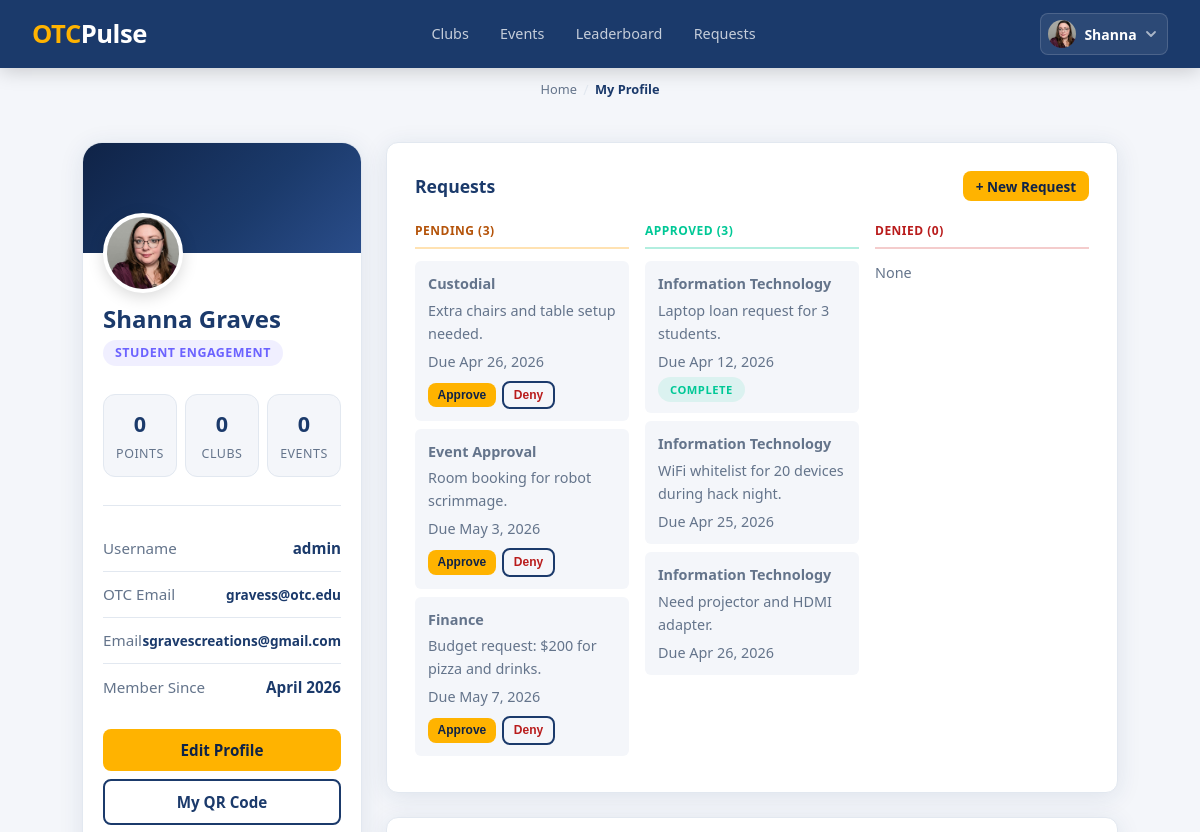
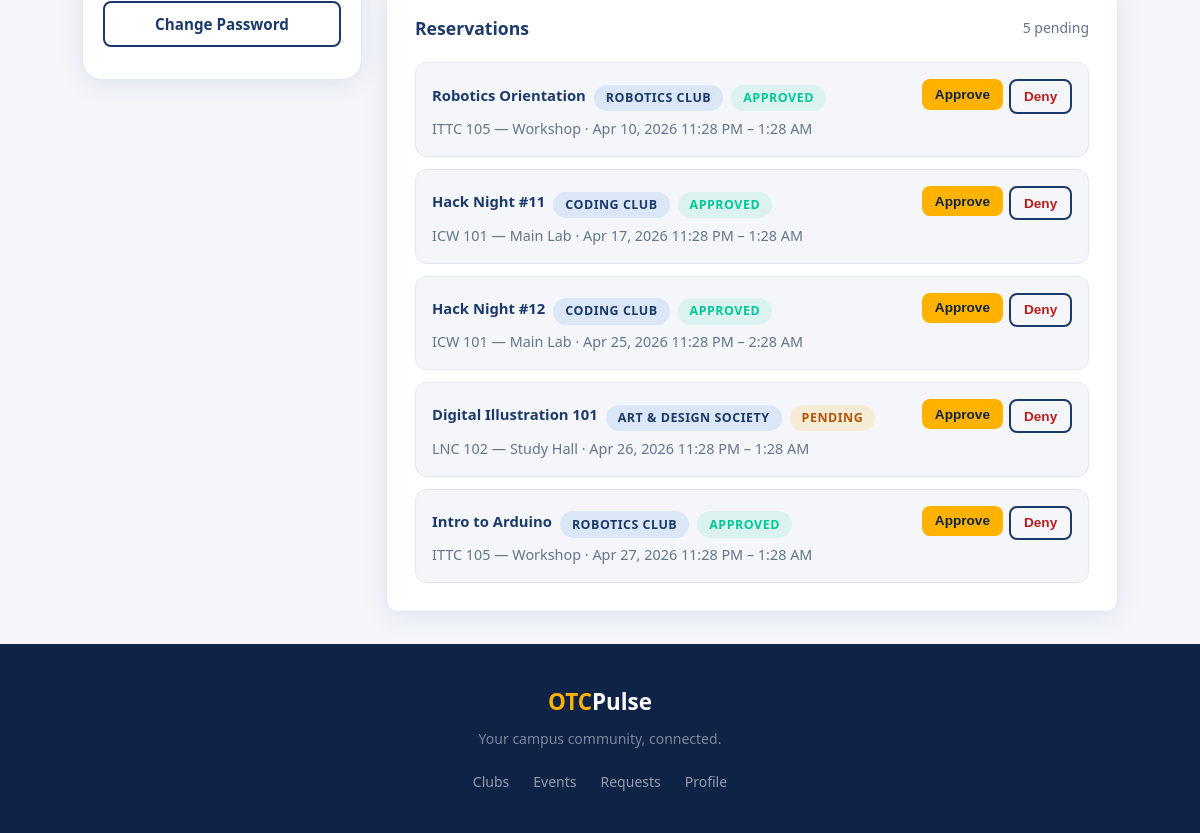
/account/profile/ (signed in), run on an earlier commit of the app's database (2 pictures, top to bottom).
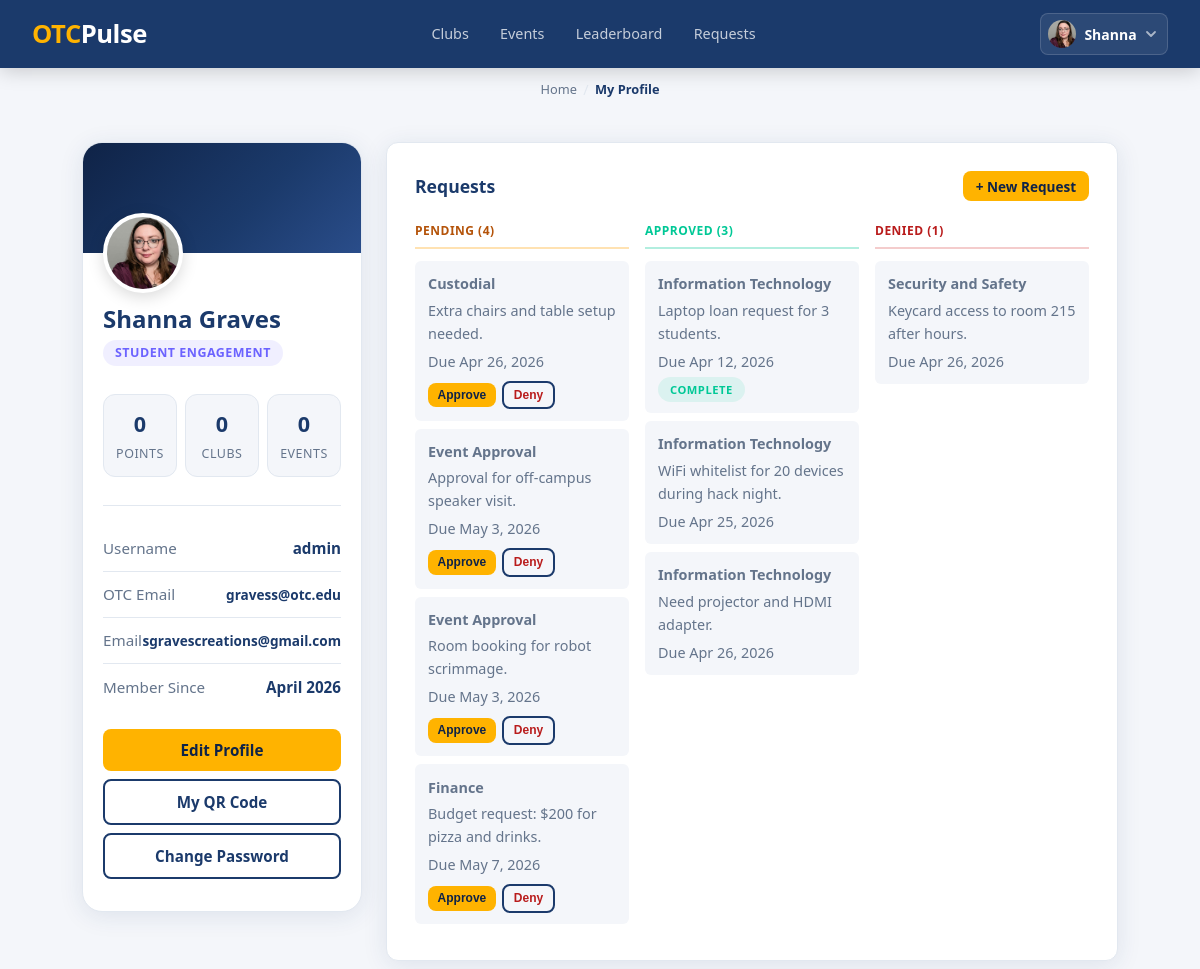
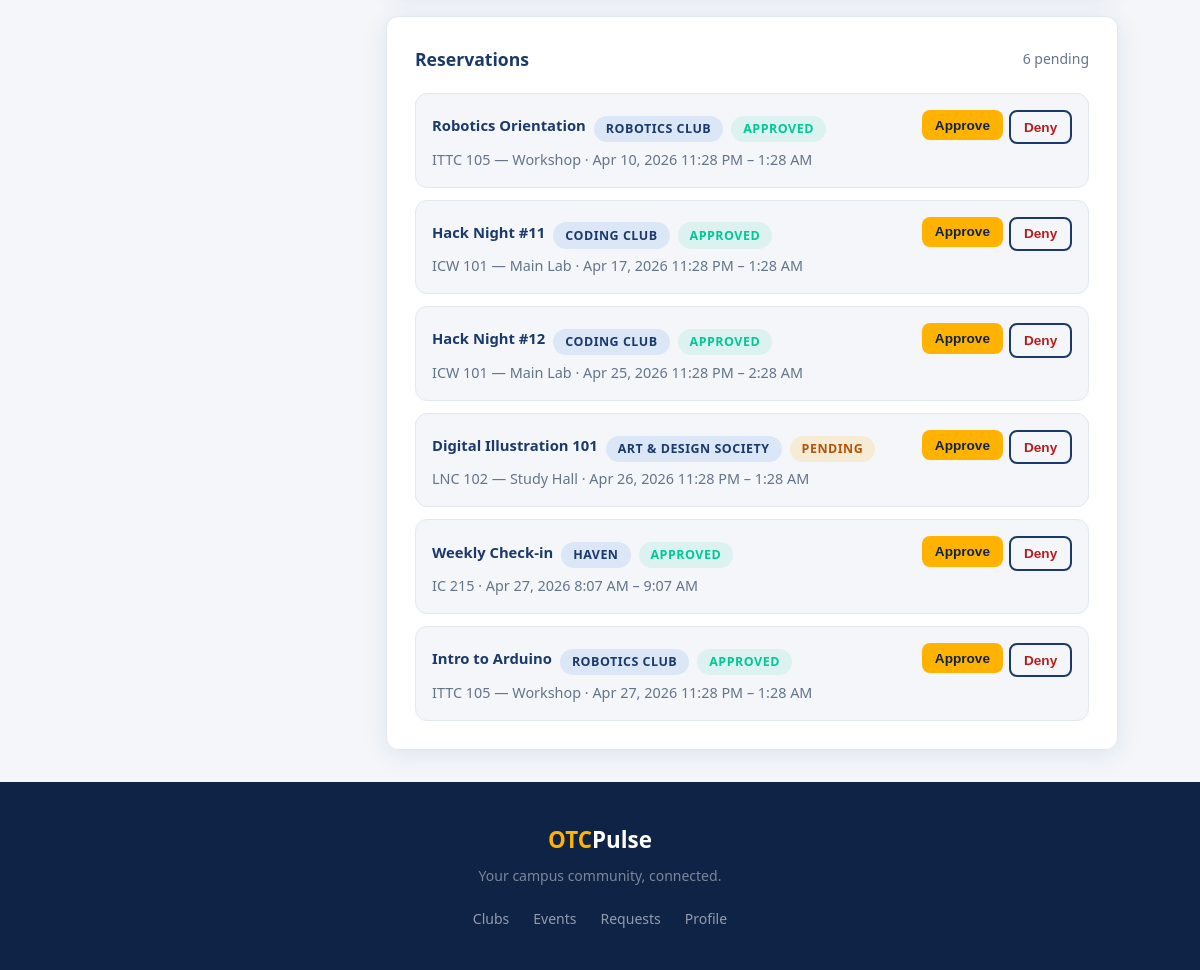
And on a later commit of the database (2 pictures, top to bottom).
### bulletin_board/models.py (models this page shows)
class Request(models.Model):
    club = models.ForeignKey(
        Club,
        on_delete=models.CASCADE,
        related_name='requests'
    )
    event = models.ForeignKey(
        'clubhouse.Event',
        null=True, blank=True,
        on_delete=models.CASCADE,
        related_name='approval_requests'
    )
    class Type(models.TextChoices):
        IT = 'IT','Information Technology'
        MONEY = 'FINANCE', 'Finance'
        CLEAN = 'CUSTODIAL','Custodial'
        SAFE = 'SECURITY','Security and Safety'
        EVENT = 'EVENT', 'Event Approval'
        OTHER = 'OTHER', 'See notes'
    type = models.CharField(max_length=10, choices=Type.choices)
    notes = models.TextField()
    complete = models.BooleanField(default=False)
    created = models.DateTimeField(auto_now_add=True)
    updated = models.DateTimeField(auto_now=True)
    due_date = models.DateTimeField(default=timezone.now)
    class Approval(models.TextChoices):
        DENIED = 'X','Denied'
        APPROVED = 'O','Approved'
        PENDING = '-','Pending'
    approval_status = models.CharField(max_length=1,choices=Approval.choices, default=Approval.PENDING)

class Reservation(models.Model):
    club = models.ForeignKey(
        Club,
        on_delete=models.CASCADE,
        related_name='reservations'
    )
    location = models.ForeignKey(
        Location,
        on_delete=models.PROTECT,
        related_name='reservations'
    )
    start_time = models.DateTimeField()
    end_time = models.DateTimeField()
    event = models.ForeignKey(
        Event,
        on_delete=models.CASCADE,
        related_name='reservations'
    )
    approved = models.BooleanField(default=False)
    created = models.DateTimeField(auto_now_add=True)
    updated = models.DateTimeField(auto_now=True)

### clubhouse/models.py (models this page shows, shortened)
class Event(models.Model):
    class Status(models.TextChoices):
        DRAFT = 'DRAFT', 'Draft'
        SUBMITTED = 'SUBMITTED', 'Submitted'
        APPROVED = 'APPROVED', 'Approved'
        PUBLISHED = 'PUBLISHED', 'Published'
        COMPLETED = 'COMPLETED', 'Completed'
    title = models.CharField(max_length=50)
    status = models.CharField(max_length=10, choices=Status.choices, default=Status.DRAFT)
    start_time = models.DateTimeField()
    end_time = models.DateTimeField()
    club = models.ForeignKey(
        Club,
        related_name='events',
        on_delete=models.CASCADE,
    )
    location = models.ForeignKey(
        Location,
        related_name='events',
        on_delete=models.SET_NULL,
        null=True,
        blank=True,
    )
    point_value = models.IntegerField(default=10)
    staffing_points_awarded = models.BooleanField(default=False)

class Club(models.Model):
    name = models.CharField(max_length=50)
    advisors = models.ManyToManyField(
        Profile,
        related_name='faculty_advisor',
        blank=True,
    )
    officers = models.ManyToManyField(
        Profile,
        related_name='club_officer',
        blank=True,
    )
    description = models.TextField()
    members = models.ManyToManyField(
        Profile,
        related_name ='club_member',
        blank=True,
    )
    slug = models.SlugField(max_length=60, unique=True, blank=True)
    emoji = models.CharField(max_length=10, blank=True, default='🏛️')
    image = models.ImageField(upload_to='club_images/', null=True, blank=True)
    officer_applicants = models.ManyToManyField(
        Profile,
        related_name='officer_applications',
        blank=True,
    )
    approved = models.BooleanField(default=False)
    denied = models.BooleanField(default=False)
    pending_advisor_name = models.CharField(max_length=100, blank=True, default='')
    pending_advisor_email = models.EmailField(blank=True, default='')

class Location(models.Model):
    class Building(models.TextChoices):
        ICW = 'ICW','Information Commons West'
        IC = 'IC','Information Commons'
        ICE = 'ICE','Information Commons East'
        ITTC = 'ITTC','Industry and Transportation Technology Center'
        PMC = 'PMC', 'Plaster Manufacturing System'
        LNC = 'LNC', 'Linconln Hall'
        GRAFF = 'GRAFF', 'Graff Hall'
    building = models.CharField(max_length=5, choices=Building.choices)
    room_num= models.CharField(max_length=5)
    room_name= models.CharField(max_length=50, null=True, blank=True)

### account/views.py (the view)
# urls.py: path('profile/', views.profile, name='profile'),
@login_required
def profile(request):
    profile = request.user.profile
    if profile.role == profile.Role.ADMIN:
        base_requests = Request.objects.all()
    else:
        clubs = profile.club_officer.all() | profile.faculty_advisor.all()
        base_requests = Request.objects.filter(club__in=clubs)
    club_requests = {
        'pending': base_requests.filter(approval_status='-').order_by('due_date'),
        'approved': base_requests.filter(approval_status='O').order_by('due_date'),
        'denied': base_requests.filter(approval_status='X').order_by('due_date'),
    }
    club_count = (
        profile.club_member.all() | profile.faculty_advisor.all()
    ).distinct().count()
    reservations = (
        Reservation.objects.select_related('event', 'club', 'location').order_by('event__start_time')
        if profile.role == profile.Role.ADMIN
        else None
    )
    return render(request, 'account/profile.html', {
        'profile': profile,
        'club_requests': club_requests,
        'reservations': reservations,
        'is_admin': profile.role == profile.Role.ADMIN,
        'club_count': club_count,
    })

### account/models.py (called while the page is built)
    @property
    def events_attended_count(self):
        from clubhouse.models import Attendance  # local import, avoids circular import
        return Attendance.objects.filter(user=self.user).count()

### account/templates/account/profile.html (shortened to what the changed rows need)
{% extends 'base.html' %}
{% block content %}
<div class="profile-layout">
    <div class="profile-main-col">
        <div class="card card-mb">
            <div class="card-header-row">
                <h2 class="card-section-title">Requests</h2>
            </div>
            {% if club_requests.pending or club_requests.approved or club_requests.denied %}
            <div class="kanban-grid">
                <div class="kanban-col-pending">
                    <div class="kanban-col-header">Pending ({{ club_requests.pending|length }})</div>
                    {% for req in club_requests.pending %}
                        <div class="kanban-item">
                            <p class="kanban-item-type">{{ req.get_type_display }}</p>
                            <p class="kanban-item-notes">{{ req.notes }}</p>
                            <p class="kanban-item-due">Due {{ req.due_date|date:"M j, Y" }}</p>
                            {% if is_admin %}
                            <div class="kanban-item-actions">
                                <form method="post" action="{% url 'bulletin_board:approve_request' req.pk %}">
                                    <button type="submit" class="btn btn-primary btn-xs">Approve</button>
                                </form>
                                <form method="post" action="{% url 'bulletin_board:deny_request' req.pk %}">
                                    <button type="submit" class="btn btn-secondary btn-xs btn-danger-text">Deny</button>
                                </form>
                            </div>
                            {% endif %}
                        </div>
                    {% empty %}
                        <p class="text-muted-sm">None</p>
                    {% endfor %}
                </div>
                <div class="kanban-col-approved">
                    <div class="kanban-col-header">Approved ({{ club_requests.approved|length }})</div>
                    {% for req in club_requests.approved %}
                        <div class="kanban-item">
                            <p class="kanban-item-type">{{ req.get_type_display }}</p>
                            <p class="kanban-item-notes">{{ req.notes }}</p>
                            <p class="kanban-item-due">Due {{ req.due_date|date:"M j, Y" }}</p>
                            {% if req.complete %}<span class="profile-role-badge badge-teal badge-sm" style="margin-top:0.3rem;display:inline-block;">Complete</span>{% endif %}
                        </div>
                    {% empty %}
                        <p class="text-muted-sm">None</p>
                    {% endfor %}
                </div>
                <div class="kanban-col-denied">
                    <div class="kanban-col-header">Denied ({{ club_requests.denied|length }})</div>
                    {% for req in club_requests.denied %}
                        <div class="kanban-item">
                            <p class="kanban-item-type">{{ req.get_type_display }}</p>
                            <p class="kanban-item-notes">{{ req.notes }}</p>
                            <p class="kanban-item-due">Due {{ req.due_date|date:"M j, Y" }}</p>
                        </div>
                    {% empty %}
                        <p class="text-muted-sm">None</p>
                    {% endfor %}
                </div>
            </div>
            {% else %}
                <div class="empty-state">
                    <div class="auth-success-icon">📋</div>
                    <p style="font-weight:600;color:var(--navy);margin-bottom:0.25rem;">No requests yet</p>
                    <p class="text-muted-sm">Submit a request for IT, facilities, finance, or event approval.</p>
                </div>
            {% endif %}
        </div>
        {% if is_admin and reservations is not None %}
        <div class="card">
            <div class="card-header-row">
                <h2 class="card-section-title">Reservations</h2>
                {% if reservations %}
                    <span class="text-muted-sm">{{ reservations|length }} pending</span>
                {% endif %}
            </div>
            {% if reservations %}
                <div class="reservations-list">
                    {% for res in reservations %}
                        <div class="reservation-card">
                            <div class="reservation-card-row">
                                <div>
                                    <div class="reservation-title-row">
                                        <span class="reservation-title">{{ res.event.title }}</span>
                                        <span class="profile-role-badge badge-navy">{{ res.club.name }}</span>
                                        {% if res.approved %}
                                            <span class="profile-role-badge badge-teal">Approved</span>
                                        {% else %}
                                            <span class="profile-role-badge badge-gold">Pending</span>
                                        {% endif %}
                                    </div>
                                    <p class="event-meta text-muted-sm">
                                        {{ res.location.building }} {{ res.location.room_num }}
                                        {% if res.location.room_name %} — {{ res.location.room_name }}{% endif %}
                                        · {{ res.start_time|date:"M j, Y g:i A" }} – {{ res.end_time|date:"g:i A" }}
                                    </p>
                                </div>
                                <div class="reservation-actions">
                                    <form method="post" action="{% url 'bulletin_board:approve_reservation' res.pk %}">
                                        <button type="submit" class="btn btn-primary btn-sm">Approve</button>
                                    </form>
                                    <form method="post" action="{% url 'bulletin_board:deny_reservation' res.pk %}">
                                        <button type="submit" class="btn btn-secondary btn-sm btn-danger-text">Deny</button>
                                    </form>
                                </div>
                            </div>
                        </div>
                    {% endfor %}
                </div>
            {% else %}
                <div class="empty-state">
                    <div class="auth-success-icon">📍</div>
                    <p>No reservations awaiting approval.</p>
                </div>
            {% endif %}
        </div>
        {% endif %}
    </div>
</div>
{% endblock %}

What changed in the data, as far as the page shows it:
added Request: type "Event Approval", notes "Approval for off-campus speaker visit.", due_date "May 3, 2026", shown under "Requests"
added Request: type "Security and Safety", notes "Keycard access to room 215 after hours.", due_date "Apr 26, 2026"
added Reservation: event "Weekly Check-in", club.name "HAVEN", approved "APPROVED", location.building "IC", location.room_num "215", start_time "Apr 27, 2026 8:07 AM", end_time "9:07 AM"
Also different on the page:
{{ club_requests.pending|length }}: "3" → "4"
{{ club_requests.denied|length }}: "0" → "1"
{{ reservations|length }}: "5" → "6"
text no longer shown: "None"
